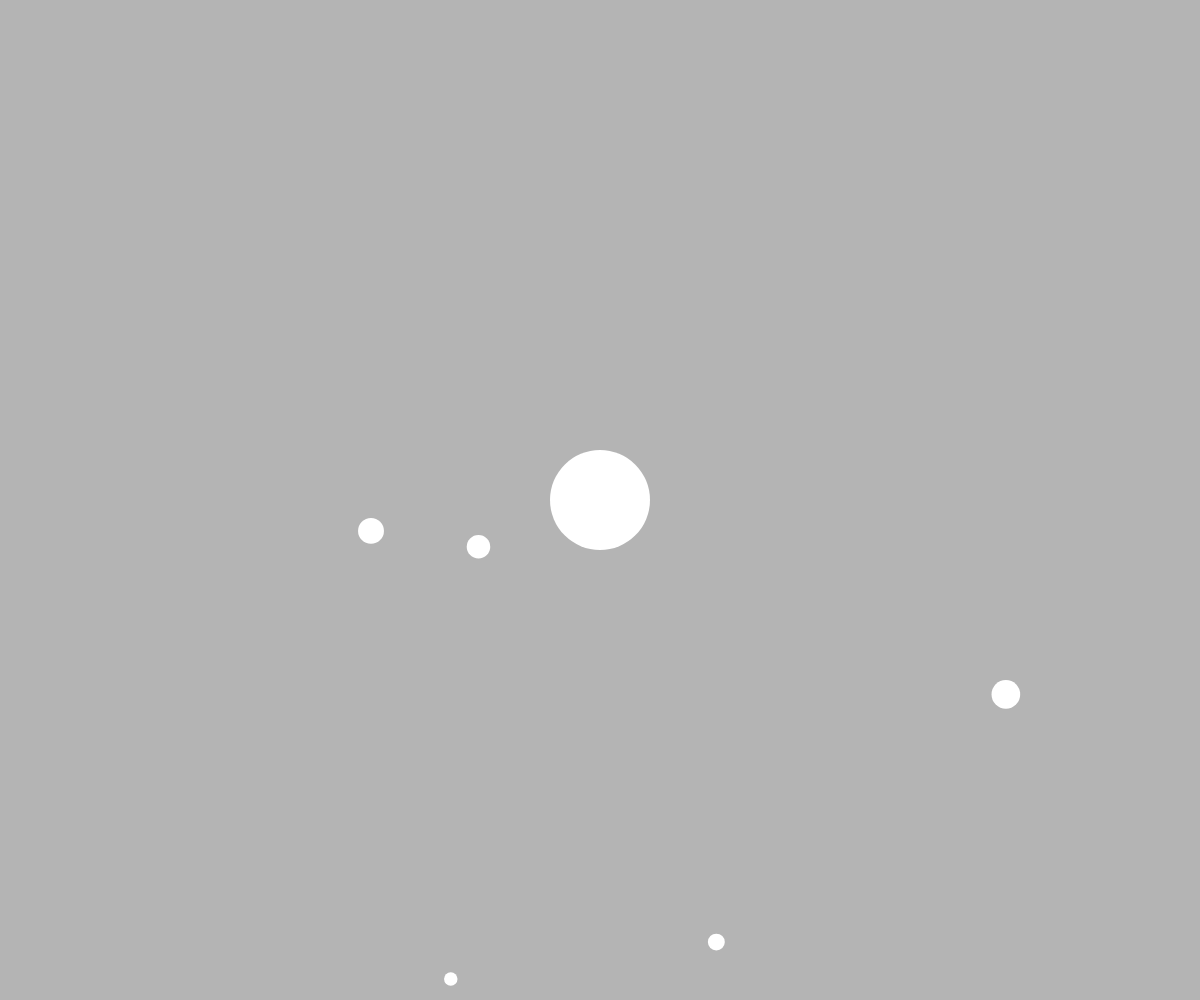
Frame 1 (no input)
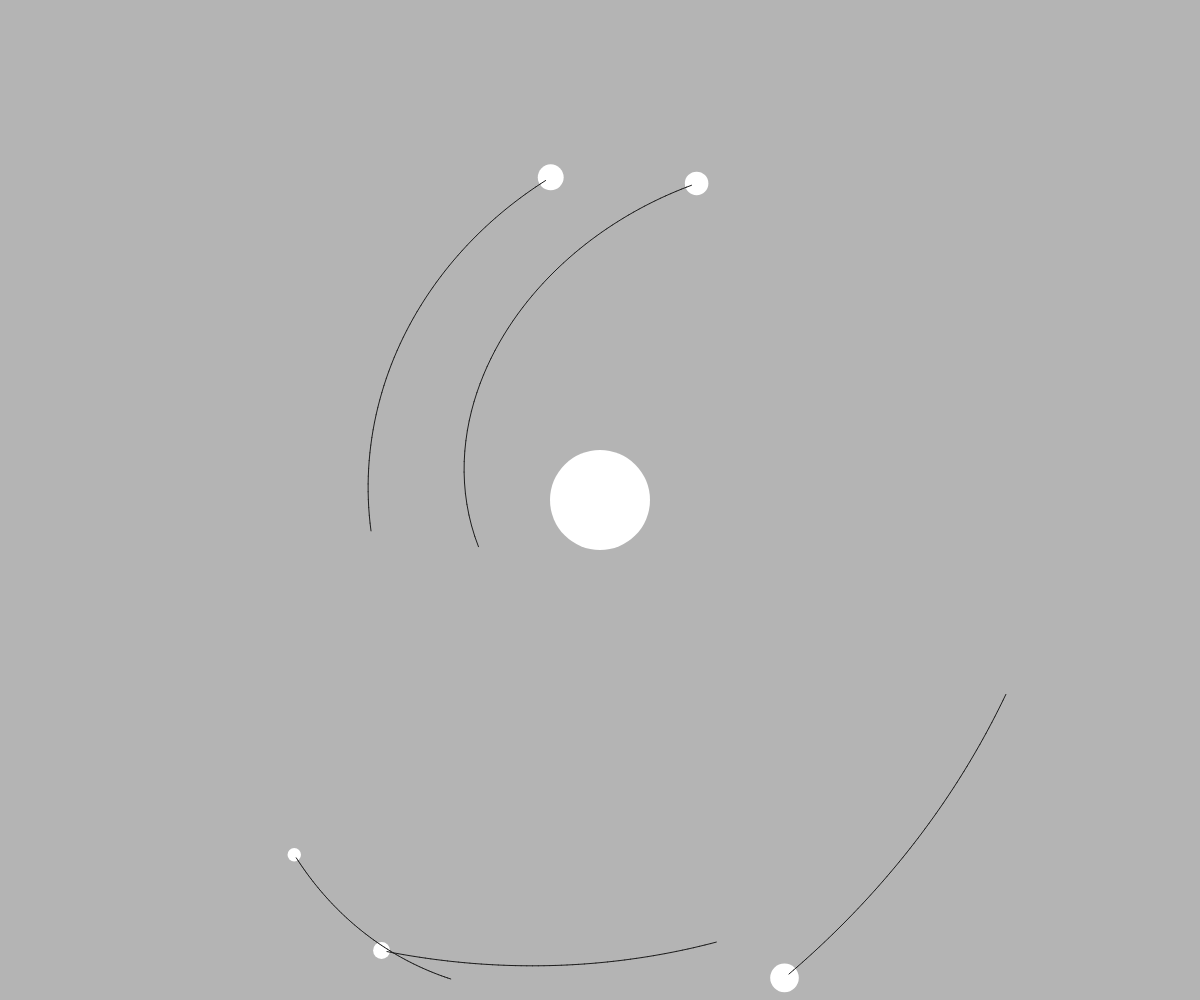
Frame 60 (no input)
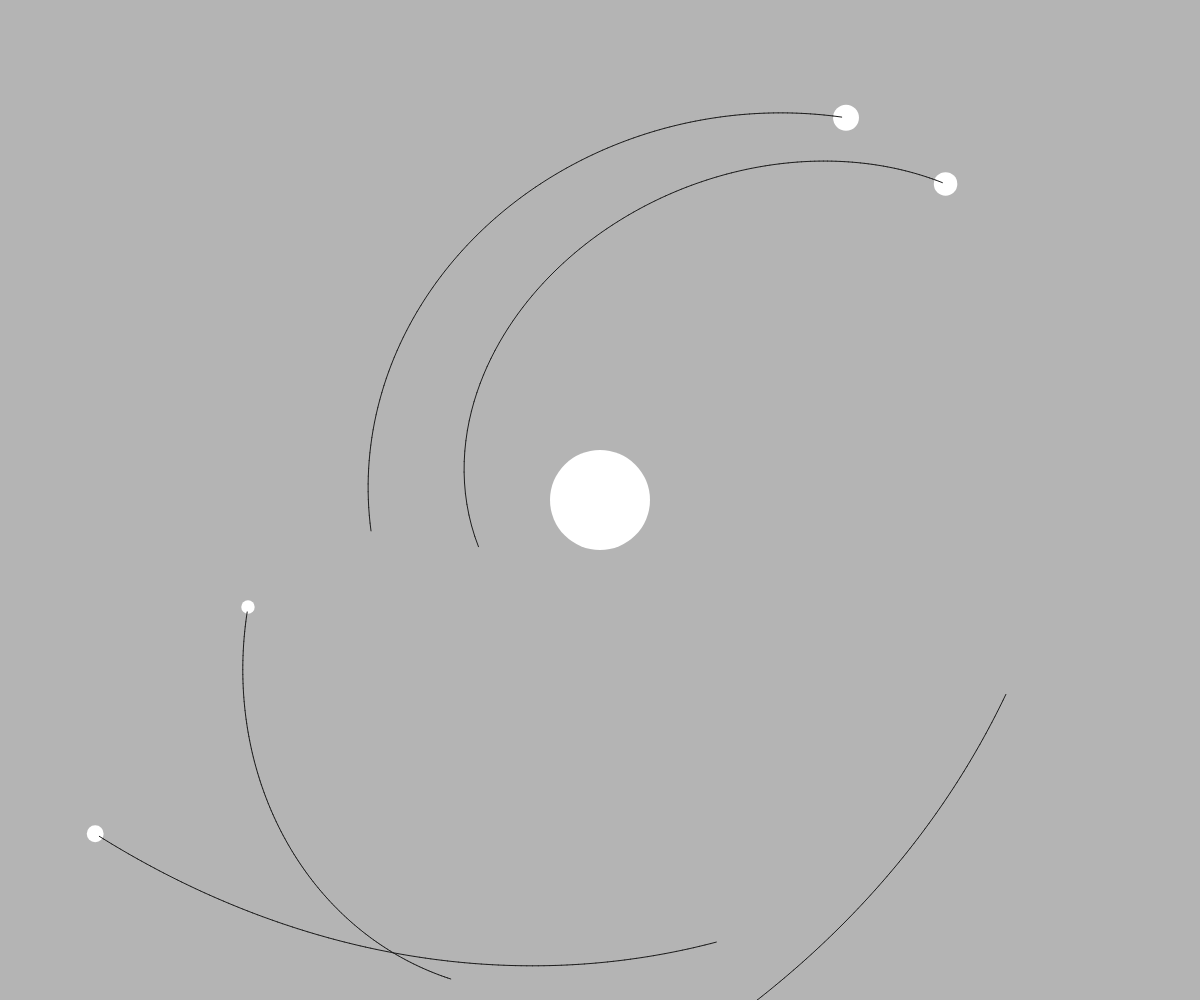
Frame 120 (the mouse pressed at the canvas centre since frame 60)

The p5.js sketch that drew these frames (run headless with seeded random() and noise() and a simulated clock; from frame 60 on, the mouse is pressed at the canvas centre):

// p5.js sketch
// ── sketch.js
let sun // let is used so sun cannot be reassigned
let planets = []
let G = 100
let numPlanets = 5
let eccentric = 0.5




function setup() {
	createCanvas(windowWidth, windowHeight)
	sun = new body(100, createVector(0,0), createVector(0,0))

	for (let i =0; i < numPlanets; i++){
		
		// planet position
		let r = random(sun.r, min(windowWidth/2, windowHeight)) // radial distance from sun is min: sun radius and max: width of window
		let theta = random(TWO_PI)
		let planetPos = createVector(r*cos(theta), r*sin(theta))
		

		//planet velocity
		let planetVel = planetPos.copy()
		planetVel.rotate(HALF_PI)
		planetVel.setMag(sqrt(G*sun.mass/planetPos.mag()))
		planetVel.mult(random( 1-eccentric , 1+eccentric) )
		planets.push (new body(random(10,30), planetPos, planetVel))
	}
}

function draw() {
	translate(width/2,height/2)
	background(180)
	for (let i = 0; i < planets.length; i++)	{
		sun.attract(planets[i])
		planets[i].update()
		planets[i].show()
	}
	sun.show()
}

function body(mass,pos,vel){ // function to assign characteristics to bodies
	this.mass = mass // assign mass
	this.pos = pos // assign position
	this.vel = vel // assign velocity
	this.r = this.mass // assign radius
	this.path = [] 

	this.show = function(){
		noStroke(); fill(255);
		ellipse(this.pos.x,this.pos.y,this.r,this.r) // creates an ellipse with position (x,y) and radius x,y = r
		stroke(30);
		for (let i = 0; i < this.path.length - 2; i++) {
			line(this.path[i].x, this.path[i].y , this.path[i+1].x , this.path[i+1].y)
		}
	}
	
	this.update = function(){ // increases postions by velocity vectors
		// update postion 
		this.pos.x += this.vel.x
		this.pos.y += this.vel.y
		this.path.push(this.pos.copy())
		if (this.path.length >500) { // keep path at constant length
			this.path.splice (0,1)
		}
	}

	this.applyForce = function(f) {  
		this.vel.x += f.x/this.mass //f=ma +> a = f/m
		this.vel.y += f.y /this.mass
	}

	this.attract = function(child) {
		let r = dist(this.pos.x,this.pos.y,child.pos.x,child.pos.y)
		let f = this.pos.copy().sub(child.pos)
		f.setMag(G * this.mass* child.mass / (r*r))
		child.applyForce(f)
	}
}
